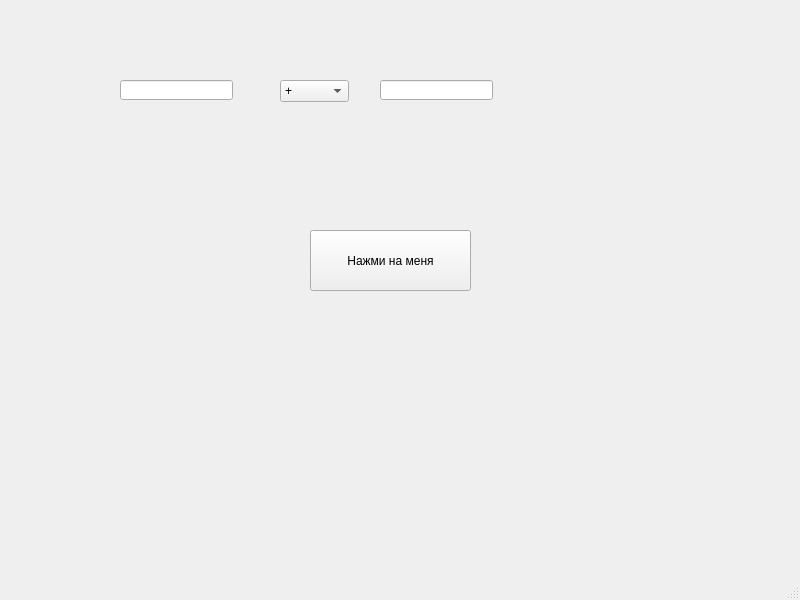
<?xml version="1.0" encoding="UTF-8"?>
<ui version="4.0">
 <class>MainWindow</class>
 <widget class="QMainWindow" name="MainWindow">
  <property name="geometry">
   <rect>
    <x>0</x>
    <y>0</y>
    <width>800</width>
    <height>600</height>
   </rect>
  </property>
  <property name="windowTitle">
   <string>MainWindow</string>
  </property>
  <widget class="QWidget" name="centralwidget">
   <widget class="QPushButton" name="pushButton">
    <property name="geometry">
     <rect>
      <x>310</x>
      <y>230</y>
      <width>161</width>
      <height>61</height>
     </rect>
    </property>
    <property name="text">
     <string>Нажми на меня</string>
    </property>
   </widget>
   <widget class="QLineEdit" name="lineEdit">
    <property name="geometry">
     <rect>
      <x>120</x>
      <y>80</y>
      <width>113</width>
      <height>20</height>
     </rect>
    </property>
   </widget>
   <widget class="QLineEdit" name="lineEdit_2">
    <property name="geometry">
     <rect>
      <x>380</x>
      <y>80</y>
      <width>113</width>
      <height>20</height>
     </rect>
    </property>
   </widget>
   <widget class="QComboBox" name="comboBox">
    <property name="geometry">
     <rect>
      <x>280</x>
      <y>80</y>
      <width>69</width>
      <height>22</height>
     </rect>
    </property>
    <item>
     <property name="text">
      <string>+</string>
     </property>
    </item>
    <item>
     <property name="text">
      <string>-</string>
     </property>
    </item>
    <item>
     <property name="text">
      <string>*</string>
     </property>
    </item>
    <item>
     <property name="text">
      <string>/</string>
     </property>
    </item>
   </widget>
  </widget>
  <widget class="QMenuBar" name="menubar">
   <property name="geometry">
    <rect>
     <x>0</x>
     <y>0</y>
     <width>800</width>
     <height>21</height>
    </rect>
   </property>
  </widget>
  <widget class="QStatusBar" name="statusbar"/>
 </widget>
 <resources/>
 <connections/>
</ui>
